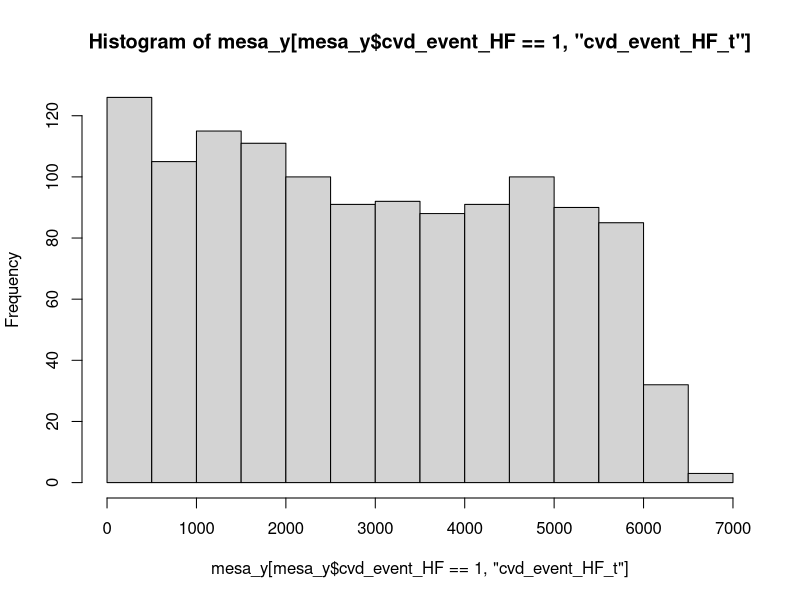

R code for this plot:
## ---- chunk 1
knitr::opts_chunk$set(echo = TRUE)
## ---- chunk 2
library(survival)
library(dplyr)
library(tidyr)
library(ggplot2)
## ---- chunk 3
mesa_x <- read.csv("../data_processed/MESA/mesa_std.csv")
mesa_y <- read.csv("../data_processed/MESA/mesa_event.csv") %>%
  select(idno, cvd_event_HF, cvd_event_HF_t,
          cvd_event_noHF, cvd_event_noHF_t)

mesa_dat <- merge(mesa_x, mesa_y, by = "idno")
mesa_bla <- mesa_dat[mesa_dat$race == 1,]
## ---- chunk 4
jhs_x <- read.csv("../data_processed/JHS/jhs_std.csv")
jhs_y <- read.csv("../data_processed/JHS/jhs_event.csv") %>%
  select(subjid, cvd_event_HF, cvd_event_HF_t,
          cvd_event_noHF, cvd_event_noHF_t)

jhs_dat <- merge(jhs_x, jhs_y, by = "subjid")
## ---- chunk 5
hist(mesa_y[mesa_y$cvd_event_HF == 1,"cvd_event_HF_t"])
## ---- chunk 6
surv_formula <- Surv(cvd_event_HF_t, cvd_event_HF) ~ nSES+nRS+nFavFood+nPhysFac +
  site +
  FamIncome + nutrition + PhysAct + currentSmoker + alc +
  age + gender + Diabetes + hdl + totchol + sbp
  
cox_model <- coxph(surv_formula, data = mesa_bla)
summary(cox_model)
## ---- chunk 7
surv_formula <- Surv(cvd_event_noHF_t, cvd_event_noHF) ~ nSES+nRS+nFavFood+nPhysFac +
  FamIncome + nutrition + PhysAct + currentSmoker + alc +
  age + gender + Diabetes + hdl + totchol + sbp
  
cox_model <- coxph(surv_formula, data = jhs_dat)
summary(cox_model)
